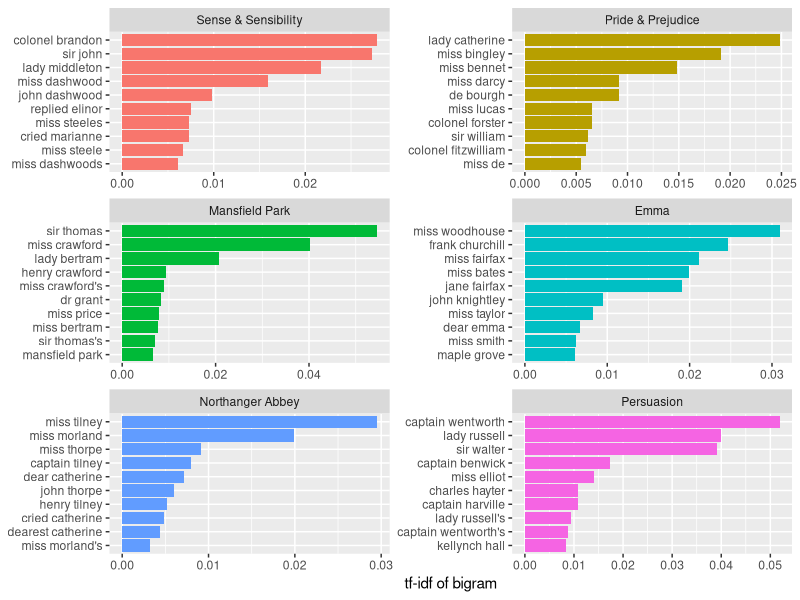

Recreate this plot in R.
## ---- chunk 1
knitr::opts_chunk$set(echo = TRUE)
## ---- chunk 2
library(dplyr)
library(tidytext)
library(janeaustenr)

?unnest_tokens

austen_bigrams <- austen_books() %>%
  unnest_tokens(bigram, text, token = "ngrams", n = 2)
                   #ngrams:여러개 단어 묶어서 실행, n: 단어수
austen_bigrams
## ---- chunk 3
austen_bigrams %>%
  count(bigram, sort = TRUE)
## ---- chunk 4
library(tidyr)

austen_bigrams 

#separate: 한컬럼에 있는 단어를 두 컬럼으로 나눔
bigrams_separated <- austen_bigrams %>%
  separate(bigram, c("word1", "word2"), sep = " ")

head(bigrams_separated)

#필요없는 단어들 제거
bigrams_filtered <- bigrams_separated %>%
  filter(!word1 %in% stop_words$word) %>%   #!=NOT
  filter(!word2 %in% stop_words$word)
         #Word1(2)가 stop_words$word에 포함안된 것만 뽑겠다.

# new bigram counts: 
#filtered로 얼마나 이단어가 많이 쓰였는지 정렬
bigram_counts <- bigrams_filtered %>% 
  count(word1, word2, sort = TRUE)

#drop_na:NA제거
bigram_counts %>% drop_na

#결과: 사람을 지칭하는 단어들이 많이 사용 되었다.
## ---- chunk 5
bigrams_united <- bigrams_filtered %>%
  drop_na %>%
  unite(bigram, word1, word2, sep = " ")

bigrams_united    #필터링되어서 합쳐짐
## ---- chunk 6
austen_books() %>%
  unnest_tokens(trigram, text, token = "ngrams", n = 3) %>%
  separate(trigram, c("word1", "word2", "word3"), sep = " ") %>%
  filter(!word1 %in% stop_words$word,
         !word2 %in% stop_words$word,
         !word3 %in% stop_words$word) %>%
  count(word1, word2, word3, sort = TRUE)
## ---- chunk 7
bigrams_filtered %>%
  filter(word2 == "street") %>%
  count(book, word1, sort = TRUE)
## ---- chunk 8
bigrams_united

bigram_tf_idf <- bigrams_united %>%
  count(book, bigram) %>%
  bind_tf_idf(term = bigram,
              document = book,
              n = n) %>%
  arrange(desc(tf_idf))

bigram_tf_idf

#결론: ex)Mansfield Park 책에서 sir thomas단어가 다른책에서 보다 상대적으로 많이 쓰였다는 것을 알 수 있음.
## ---- chunk 9
library(ggplot2)

bigram_tf_idf %>%
  arrange(desc(tf_idf)) %>%
  group_by(book) %>%
  slice_max(tf_idf, n = 10) %>%
  ungroup() %>%
  mutate(bigram = reorder(bigram, tf_idf)) %>%
  ggplot(aes(tf_idf, bigram, fill = book)) +
  geom_col(show.legend = FALSE) +
  facet_wrap(~ book, ncol = 2, scales = "free") +
  labs(x = "tf-idf of bigram", y = NULL)
